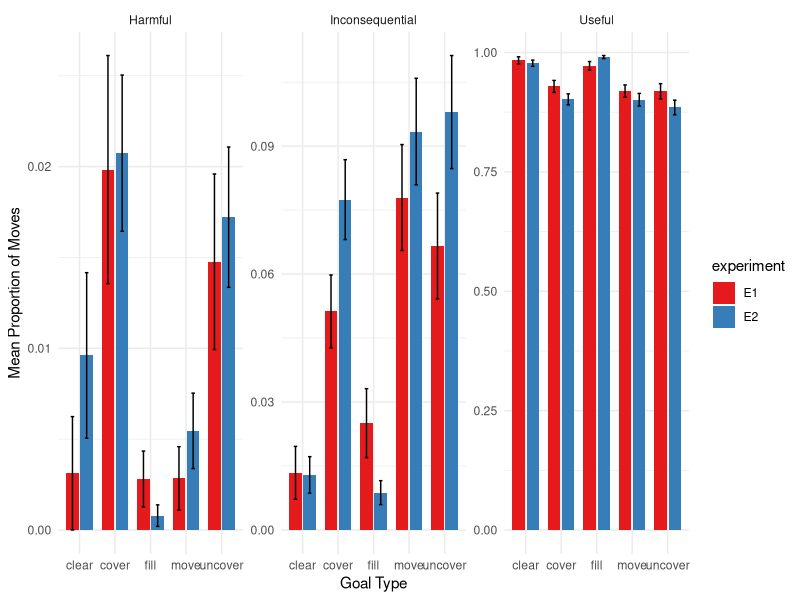
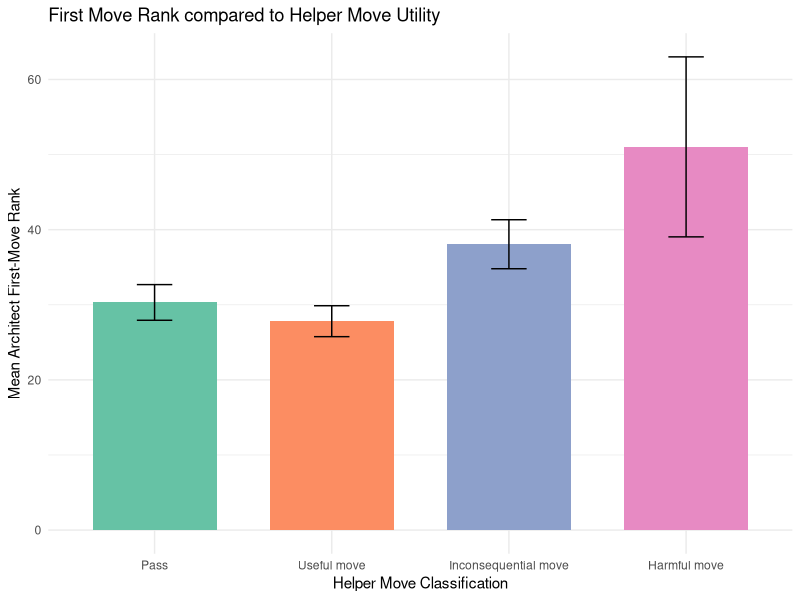
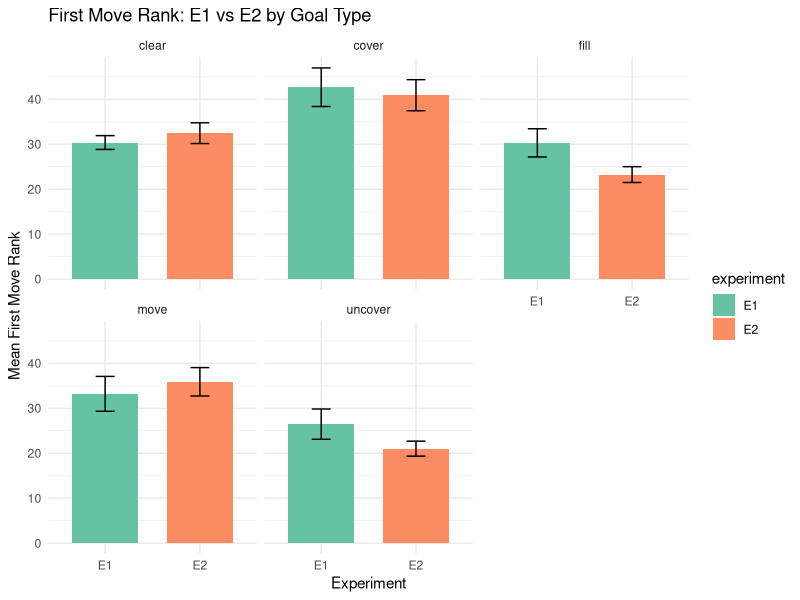

Here is the R script that generated these plots, in order: (Note: this script raises an error after producing the figures.)
## ---- chunk 1
knitr::opts_chunk$set(echo = TRUE)
library(tidyverse)
library(lme4)
library(emmeans)
library(ggplot2)
library(dplyr)
library(broom)
library(rstatix)
library(ggpubr)
library(car)
## ---- chunk 2
e1 <- read_csv("../data/e1/final_tracker.csv") %>%
  mutate(experiment = "E1")
e2 <- read_csv("../data/e2/final_tracker.csv")%>%
  mutate(experiment = "E2")
e1_first_moves <- read_csv("../data/e1/final_first_moves.csv")
e2_first_moves <- read_csv("../data/e2/first_moves.csv")
combined_saliences <- read_csv("../analysis/salience_first_moves.csv")

## ---- chunk 3

e1_architects <- e1 %>%
  filter(role == "architect")

combined <- bind_rows(e1_architects, e2) %>%
  mutate(
    move_type = case_when(
      move_utility == 1 ~ "Useful",
      move_utility == 0 ~ "Inconsequential",
      move_utility == -1 ~ "Harmful"
    ),
    ID = ifelse(experiment == "E2", anonID, ID)
  )

# counting move_types by proportion
prop_moves <- combined %>%
  count(experiment, ID, goal_type, move_type, name = "move_count") %>%
  group_by(experiment, ID, goal_type) %>%
  complete(move_type = c("Useful", "Harmful", "Inconsequential"), fill = list(move_count = 0)) %>%
  mutate(total_moves = sum(move_count),
         prop = move_count / total_moves) %>%
  ungroup() %>%
  mutate(across(c(experiment, goal_type, move_type, ID), as.factor)) %>%
  select(-move_count, -total_moves)



# check that proportions add to 1
prop_moves %>%
  group_by(experiment, ID, goal_type) %>%
  summarise(total_prop = sum(prop)) %>%
  ungroup()


# quick summary 
prop_moves_summary <- prop_moves %>%
  group_by(goal_type, experiment, move_type) %>%
  summarise(
    mean_prop = mean(prop),
    sd_prop = sd(prop),
    .groups = "drop"
  )

## ---- chunk 4

prop_model = lm(data = prop_moves, prop ~ experiment*move_type*goal_type)
car::Anova(prop_model)

# Get EMMs from full model, averaged over goal_type
emm <- emmeans(prop_model, ~ experiment | move_type)

# Pairwise comparisons between experiments within each move_type
distr_contrast_results <- contrast(emm, method = "pairwise", adjust = "tukey")

distr_contrast_results
## ---- chunk 5
ggplot(prop_moves, aes(x = goal_type, y = prop, fill = experiment)) +
  stat_summary(fun = mean, geom = "bar", position = position_dodge(width = 0.8), width = 0.7) +
  stat_summary(fun.data = mean_se, geom = "errorbar", 
               position = position_dodge(width = 0.8), 
               width = 0.2) +
  facet_wrap(~ move_type, scales = "free_y") +
  labs(y = "Mean Proportion of Moves", x = "Goal Type") +
  scale_fill_brewer(palette = "Set1") +
  theme_minimal()
## ---- chunk 6

# read & join architect ranks + helper first-move data
e1_first_moves %>%
  select(ID, goal, first_move_rank)

helpers <- e1 %>%
  filter(role == "helper", move_id == 1) %>%
  select(ID, goal, helper_move = move, helper_utility = move_utility)

helper_arch_comb <- e1_first_moves %>%
  inner_join(helpers, by = c("ID","goal"))

# make 4-level helper_class
helper_arch_comb <- helper_arch_comb %>%
  mutate(
    helper_class = case_when(
      helper_move == "pass"         ~ "Pass",
      helper_utility ==  1          ~ "Useful move",
      helper_utility ==  0          ~ "Inconsequential move",
      helper_utility == -1          ~ "Harmful move"
    ) %>%
    factor(levels = c("Pass","Useful move","Inconsequential move","Harmful move"))
  )

# frequencies & proportions of each class
helper_arch_comb %>%
  count(helper_class) %>%
  mutate(prop = n / sum(n))

# summary of architect first_move_rank by helper_class
helper_arch_comb_summary <- helper_arch_comb %>%
  group_by(helper_class) %>%
  summarise(
    mean_rank = mean(first_move_rank, na.rm = TRUE),
    sd_rank   = sd(first_move_rank,   na.rm = TRUE),
    n         = n(),
    .groups   = "drop"
  )

## ---- chunk 7
aov_model <- lm(first_move_rank ~ helper_class, data = helper_arch_comb)
car::Anova(aov_model)  

# estimated marginal means & Tukey‐adjusted pairwise contrasts
emm <- emmeans(aov_model, ~ helper_class)
helper_arch_contrast_res <- contrast(emm, method = "pairwise", adjust = "tukey")

helper_arch_contrast_res

## ---- chunk 8

ggplot(helper_arch_comb, aes(x = helper_class, y = first_move_rank, fill = helper_class)) +
  stat_summary(fun = mean, geom = "bar", position = position_dodge(.8), width = .7) +
  stat_summary(fun.data = mean_se, geom = "errorbar", position = position_dodge(.8), width = .2) +
  labs(
    title = "First Move Rank compared to Helper Move Utility",
    x = "Helper Move Classification",
    y = "Mean Architect First-Move Rank"
  ) +
  scale_fill_brewer(palette = "Set2", guide = "none") +
  theme_minimal()


## ---- chunk 9

combined_first_moves <- bind_rows(
  e1_first_moves %>% mutate(experiment = "E1"),
  e2_first_moves %>% mutate(experiment = "E2")
) %>%
  mutate(goal_type = word(goal, 1))

anova_model <- lm(first_move_rank ~ experiment * goal_type, data = combined_first_moves)

# ANOVA test 
anova_results <- car::Anova(anova_model)
print(anova_results)

# Compute Estimated Marginal Means (EMMs) and contrasts
emm <- emmeans(anova_model, pairwise ~ experiment | goal_type, adjust = "tukey")
emm_results <- emm$contrasts
print(emm_results)



## ---- chunk 10
ggplot(combined_first_moves,
       aes(x = experiment, y = first_move_rank, fill = experiment)) +
  stat_summary(fun = mean, geom = "bar",
               position = position_dodge(.8), width = .7) +
  stat_summary(fun.data = mean_se, geom = "errorbar",
               position = position_dodge(.8), width = .2) +
  facet_wrap(~ goal_type) +
  labs(
    title = "First Move Rank: E1 vs E2 by Goal Type",
    x = "Experiment",
    y = "Mean First Move Rank"
  ) +
  scale_fill_brewer(palette = "Set2") +
  theme_minimal()


## ---- chunk 11

# stepwise
step_model <- lm(stepwise_salience ~ experiment * goal_type, data = combined_saliences)
car::Anova(step_model) 

# Get EMMs for experiment within each goal_type
emm_goal <- emmeans(step_model, ~ experiment | goal_type)

# Pairwise comparisons between experiments within goal_type
step_contrast_results <- contrast(emm_goal, method = "pairwise", adjust = "tukey")
print(step_contrast_results)

# euclidean
eucl_model <- lm(euclidean_salience ~ experiment * goal_type, data = combined_saliences)
car::Anova(eucl_model)

emm_eucl_goal <- emmeans(eucl_model, ~ experiment | goal_type)
  
eucl_contrast_results <- contrast(emm_eucl_goal, method = "pairwise", adjust = "tukey")
print(eucl_contrast_results)

## ---- chunk 12

# observed-baseline differences
combined_saliences <- combined_saliences %>%
  mutate(
    diff_stepwise = stepwise_salience - random_stepwise_salience,
    diff_euclidean = euclidean_salience - random_euclidean_salience
  )
# stepwise gap
step_gap_model <- lm(diff_stepwise ~ experiment * goal_type,
                     data = combined_saliences)
car::Anova(step_gap_model)

# get EMMs for experiment within each goal_type
emm_step_gap <- emmeans(step_gap_model, ~ experiment | goal_type)

# pairwise comparisons between experiments within goal_type
step_gap_contrast_results <- contrast(emm_step_gap,
                                      method = "pairwise",
                                      adjust = "tukey")
print(step_gap_contrast_results)

# euclidean gap
eucl_gap_model <- lm(diff_euclidean ~ experiment * goal_type,
                     data = combined_saliences)
car::Anova(eucl_gap_model)

emm_eucl_gap <- emmeans(eucl_gap_model, ~ experiment | goal_type)

eucl_gap_contrast_results <- contrast(emm_eucl_gap,
                                      method = "pairwise",
                                      adjust = "tukey")
print(eucl_gap_contrast_results)


## ---- chunk 13

long_sal <- combined_saliences %>%
  pivot_longer(
    cols     = c(stepwise_salience, euclidean_salience),
    names_to = "salience_type",
    values_to= "salience"
  )

long_sal <- combined_saliences %>%
  pivot_longer(
    cols         = c(stepwise_salience,
                     euclidean_salience,
                     random_stepwise_salience,
                     random_euclidean_salience),
    names_to     = c("salience_source","salience_type"),
    names_pattern= "(random_)?(stepwise|euclidean)_salience",
    values_to    = "salience"
  ) %>%
  mutate(
    salience_source = if_else(salience_source == "random_", 
                              "baseline", 
                              "observed"),
    salience_type   = paste0(salience_type, "_salience")
  )

## ---- chunk 14

# observed salience by goal type e1 vs e2
ggplot(long_sal,
       aes(x = experiment, y = salience, fill = experiment)) +
  stat_summary(fun     = mean,
               geom    = "bar",
               position= position_dodge(.8),
               width   = .7) +
  stat_summary(fun.data = mean_se,
               geom     = "errorbar",
               position = position_dodge(.8),
               width    = .2) +
  facet_grid(salience_type ~ goal_type,
             scales   = "free_y",
             labeller = labeller(
               salience_type = c(
                 stepwise_salience  = "Stepwise",
                 euclidean_salience = "Euclidean"
               )
             )
  ) +
  labs(x     = "Experiment",
       y     = "Mean Salience",
       title = "Stepwise vs Euclidean Salience by Goal Type") +
  scale_fill_brewer(palette = "Set2", guide = "none") +
  theme_minimal()



# observed vs baseline, facetted by salience type and goal
ggplot(long_sal,
       aes(x = experiment, y = salience, fill = salience_source)) +
  stat_summary(fun       = mean,
               geom      = "bar",
               position  = position_dodge(.8),
               width     = .7) +
  stat_summary(fun.data = mean_se,
               geom     = "errorbar",
               position = position_dodge(.8),
               width    = .2) +
  facet_grid(salience_type ~ goal_type,
             scales   = "free_y",
             labeller = labeller(
               salience_type = c(
                 stepwise_salience  = "Stepwise",
                 euclidean_salience = "Euclidean"
               )
             )
  ) +
  labs(x     = "Experiment",
       y     = "Mean Salience",
       fill  = "Source",
       title = "Observed vs Baseline Salience by Goal Type") +
  scale_fill_brewer(palette = "Set3") +
  theme_minimal()
